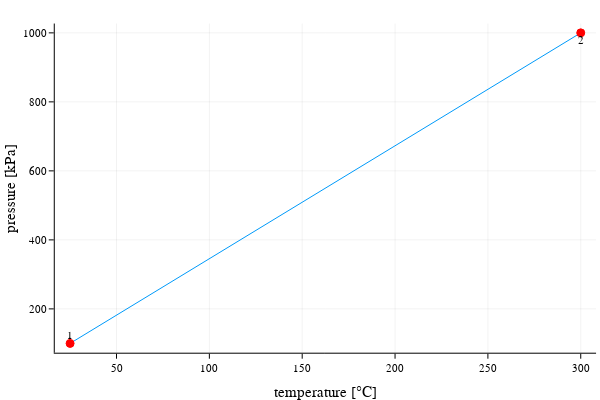

Notebook cell for this chart:
### Code cell
plot([25,300],[100,1000], 
  label = "", 
  series_annotations = text.(1:2, 8, [:bottom,:top]),
  xlabel="temperature [°C]", 
  ylabel="pressure [kPa]",
#   xlim=[0,300], ylim=[0,1000], 
  tick_direction= :out,
  markershape = :circle,
  markercolor = :red,
  markerstrokecolor = :red
)

### Figure 1 — Plotly figure (JSON) as saved in the notebook; plotly's stock layout.template omitted (floating-point values rounded to 4 significant figures)
{"data": [{"colorbar": {"title": ""}, "legendgroup": "", "line": {"color": "rgba(0, 154, 250, 1.000)", "dash": "solid", "shape": "linear", "width": 1}, "marker": {"color": "rgba(255, 0, 0, 1.000)", "line": {"color": "rgba(255, 0, 0, 1.000)", "width": 1}, "size": 8, "symbol": "circle"}, "mode": "lines+markers", "name": "", "showlegend": false, "type": "scatter", "x": [25, 300], "xaxis": "x", "y": [100, 1000], "yaxis": "y", "zmax": null, "zmin": null}], "layout": {"annotations": [{"font": {"color": "rgba(0, 0, 0, 1.000)", "family": "sans-serif", "size": 11}, "rotation": 0, "showarrow": false, "text": "1", "x": 25, "xanchor": "center", "xref": "x", "y": 100, "yanchor": "bottom", "yref": "y"}, {"font": {"color": "rgba(0, 0, 0, 1.000)", "family": "sans-serif", "size": 11}, "rotation": 0, "showarrow": false, "text": "2", "x": 300, "xanchor": "center", "xref": "x", "y": 1000, "yanchor": "top", "yref": "y"}], "height": 400, "legend": {"bgcolor": "rgba(255, 255, 255, 1.000)", "bordercolor": "rgba(0, 0, 0, 1.000)", "borderwidth": 1, "font": {"color": "rgba(0, 0, 0, 1.000)", "family": "sans-serif", "size": 11}, "tracegroupgap": 0, "traceorder": "normal", "x": 1, "xanchor": "auto", "y": 1, "yanchor": "auto"}, "margin": {"b": 20, "l": 0, "r": 0, "t": 20}, "paper_bgcolor": "rgba(255, 255, 255, 1.000)", "plot_bgcolor": "rgba(255, 255, 255, 1.000)", "showlegend": true, "width": 600, "xaxis": {"anchor": "y", "domain": [0.09128, 0.9934], "gridcolor": "rgba(0, 0, 0, 0.100)", "gridwidth": 0.5, "linecolor": "rgba(0, 0, 0, 1.000)", "mirror": false, "range": [16.75, 308.2], "showgrid": true, "showline": true, "showticklabels": true, "tickangle": 0, "tickcolor": "rgb(0, 0, 0)", "tickfont": {"color": "rgba(0, 0, 0, 1.000)", "family": "sans-serif", "size": 11}, "tickmode": "array", "ticks": "outside", "ticktext": ["50", "100", "150", "200", "250", "300"], "tickvals": [50, 100, 150, 200, 250, 300], "title": "temperature [°C]", "titlefont": {"color": "rgba(0, 0, 0, 1.000)", "family": "sans-serif", "size": 15}, "type": "-", "visible": true, "zeroline": false, "zerolinecolor": "rgba(0, 0, 0, 1.000)"}, "yaxis": {"anchor": "x", "domain": [0.07581, 0.9902], "gridcolor": "rgba(0, 0, 0, 0.100)", "gridwidth": 0.5, "linecolor": "rgba(0, 0, 0, 1.000)", "mirror": false, "range": [73, 1027], "showgrid": true, "showline": true, "showticklabels": true, "tickangle": 0, "tickcolor": "rgb(0, 0, 0)", "tickfont": {"color": "rgba(0, 0, 0, 1.000)", "family": "sans-serif", "size": 11}, "tickmode": "array", "ticks": "outside", "ticktext": ["200", "400", "600", "800", "1000"], "tickvals": [200, 400, 600, 800, 1000], "title": "pressure [kPa]", "titlefont": {"color": "rgba(0, 0, 0, 1.000)", "family": "sans-serif", "size": 15}, "type": "-", "visible": true, "zeroline": false, "zerolinecolor": "rgba(0, 0, 0, 1.000)"}}}
